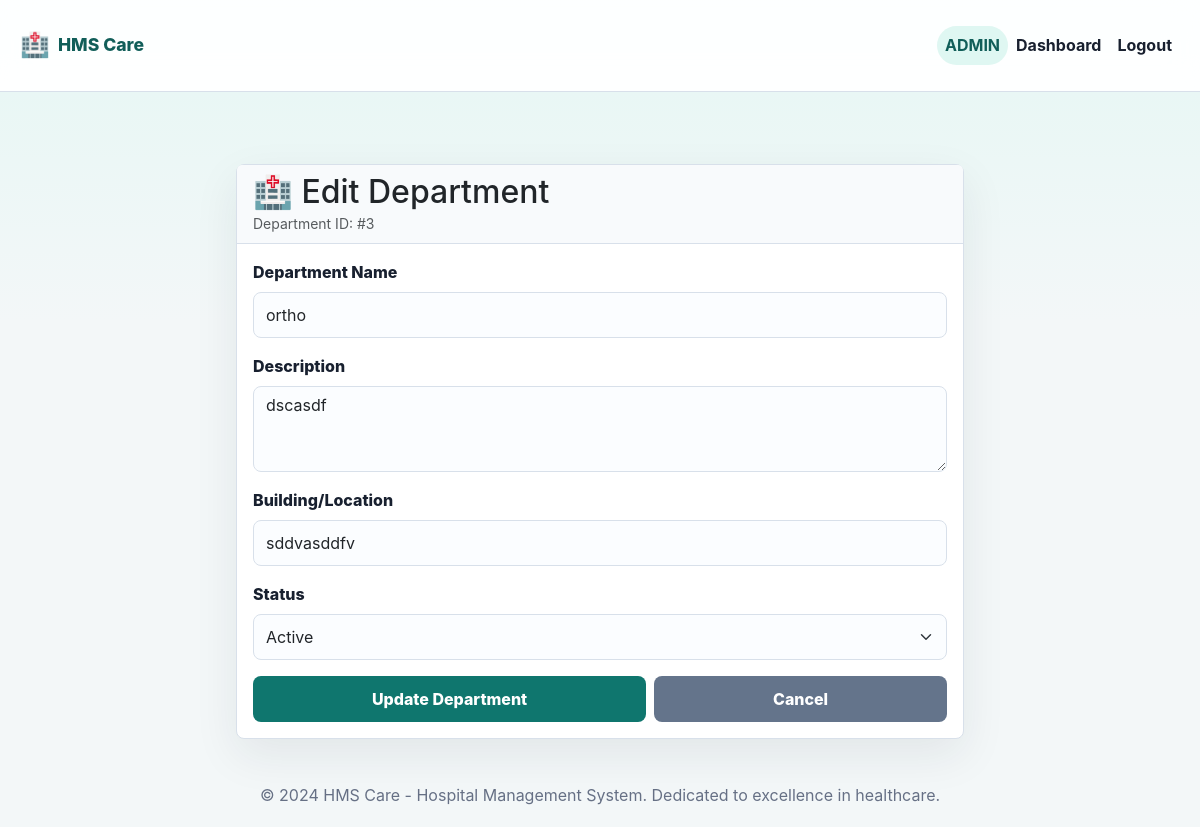
Page /edit_department/3 (signed in) on the committed database.
### models.py (models this page shows)
class Department(db.Model):
    id=db.Column(db.Integer,primary_key=True)
    name=db.Column(db.String(),nullable=False)
    description=db.Column(db.String(),nullable=False)
    building=db.Column(db.String(),nullable=False)
    status=db.Column(db.String(),default="active",nullable=False)
    doctors=db.relationship('Doctor', backref='department', lazy=True)
    admin_id = db.Column(db.Integer, db.ForeignKey('admin.id'), default=1)

### app.py (the view, shortened to what this page needs)
@app.route("/edit_department/<int:dept_id>", methods=["GET", "POST"])
@login_required("admin")
def edit_department(dept_id):
    department = Department.query.get_or_404(dept_id)
    return render_template("edit_department.html", department=department)

### app.py (called while the page is built)
def login_required(role=None):
    def decorator(view):
        @wraps(view)
        def wrapped(*args, **kwargs):
            if "user_id" not in session:
                flash("Please login to continue.", "warning")
                return redirect(url_for("login"))
            if role and session.get("role") != role:
                flash("You do not have access to that page.", "danger")
                return redirect(url_for("home"))
            return view(*args, **kwargs)
        return wrapped
    return decorator

### templates/edit_department.html (shortened to what this page needs)
{% extends "base.html" %}
{% block content %}
<div class="container mt-5">
    <div class="row justify-content-center">
        <div class="col-md-8">
            <div class="card">
                <div class="card-header">
                    <h2 class="mb-0">🏥 Edit Department</h2>
                    <small class="text-muted">Department ID: #{{ department.id }}</small>
                </div>
                <div class="card-body">
                    <form action="/edit_department/{{ department.id }}" method="POST">
                        <div class="form-group">
                            <label for="name" class="form-label">Department Name</label>
                            <input type="text" id="name" name="name" class="form-control" value="{{ department.name }}" required>
                        </div>
                        <div class="form-group">
                            <label for="description" class="form-label">Description</label>
                            <textarea id="description" name="description" class="form-control" rows="3" required>{{ department.description }}</textarea>
                        </div>
                        <div class="form-group">
                            <label for="building" class="form-label">Building/Location</label>
                            <input type="text" id="building" name="building" class="form-control" value="{{ department.building }}" required>
                        </div>
                        <div class="form-group">
                            <label for="status" class="form-label">Status</label>
                            <select name="status" id="status" class="form-select" required>
                                <option value="active" {% if department.status == 'active' %}selected{% endif %}>Active</option>
                            </select>
                        </div>
                        <div class="d-flex gap-2">
                            <button type="submit" class="btn btn-success flex-grow-1">Update Department</button>
                            <a href="/admin_dashboard" class="btn btn-secondary flex-grow-1">Cancel</a>
                        </div>
                    </form>
                </div>
            </div>
        </div>
    </div>
</div>
{% endblock %}

### static/style.css (style rules this page uses)
:root { --ink: #18202f; --muted: #667085; --line: #d8e0ea; --panel: #ffffff; --page: #f3f7f8; --primary: #0f766e; --primary-dark: #115e59; --accent: #2563eb; --success: #15803d; --danger: #c2410c; --warning: #b45309; --soft-teal: #dff7f2; --soft-blue: #e7efff; --shadow: 0 16px 45px rgba(24, 32, 47, 0.08); --radius: 8px; }
* { box-sizing: border-box; }
html, body { min-height: 100%; }
body { margin: 0; font-family: Inter, "Segoe UI", Arial, sans-serif; color: var(--ink); background: linear-gradient(180deg, rgba(223, 247, 242, 0.7), rgba(243, 247, 248, 0) 320px), var(--page); letter-spacing: 0; }
.feature-card, .doctor-card, .record-card, .info-panel, .table-card, .search-container, .form-panel, .card { background: var(--panel); border: 1px solid var(--line); border-radius: var(--radius); box-shadow: var(--shadow); }
.btn { border-radius: var(--radius); border: 0; padding: 0.68rem 1rem; font-weight: 800; text-transform: none; letter-spacing: 0; }
.btn-success { background: var(--primary); color: #fff; }
.btn-secondary { background: #64748b; color: #fff; }
.form-group { margin-bottom: 1rem; }
.form-label, legend { color: var(--ink); font-weight: 800; }
.form-control, .form-select { min-height: 46px; border: 1px solid var(--line); border-radius: var(--radius); background-color: #fbfdff; }
.card { border-radius: var(--radius); }
.card-header { background: #f8fafc; border-bottom: 1px solid var(--line); }

### rows in the picture
Department: id "3", name "ortho", description "dscasdf", building "sddvasddfv", status "Active"

### other values in the picture
{{ session.get('role')|upper }} "ADMIN"
